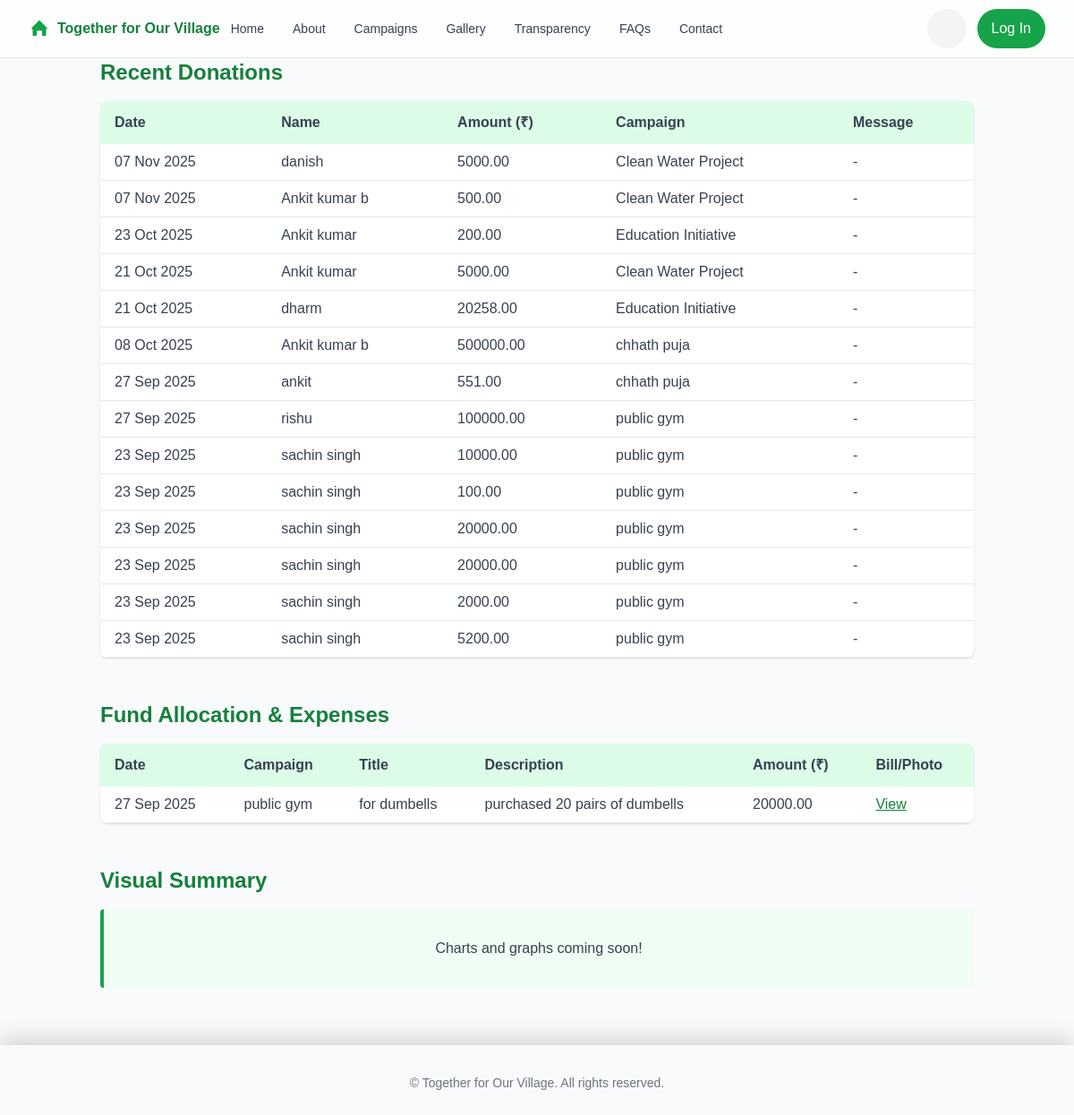
Page /fund-usage/ on the committed database.
### features/models.py (models this page shows, shortened)
class Donation(models.Model):
    PAYMENT_METHODS = [
        ("CASH", "Cash"),
        ("UPI", "UPI"),
        ("BANK_TRANSFER", "Bank Transfer"),
    ]
    STATUS_CHOICES = [
        ("PENDING", "Pending"),
        ("COMPLETED", "Completed"),
        ("FAILED", "Failed"),
    ]
    donor = models.ForeignKey(settings.AUTH_USER_MODEL, on_delete=models.CASCADE)
    campaign = models.ForeignKey(Campaign, on_delete=models.CASCADE)
    amount = models.DecimalField(max_digits=10, decimal_places=2)
    payment_method = models.CharField(max_length=20, choices=PAYMENT_METHODS)
    transaction_id = models.CharField(max_length=100, blank=True, null=True)
    status = models.CharField(max_length=20, choices=STATUS_CHOICES, default="PENDING")
    donation_date = models.DateTimeField(auto_now_add=True)
    anonymous = models.BooleanField(default=False)
    message = models.TextField(blank=True, null=True)

class Campaign(models.Model):
    title = models.CharField(max_length=200)
    description = models.TextField()
    target_amount = models.DecimalField(max_digits=10, decimal_places=2)
    collected_amount = models.DecimalField(max_digits=10, decimal_places=2, default=0)
    start_date = models.DateField()
    end_date = models.DateField()
    is_active = models.BooleanField(default=True)
    created_at = models.DateTimeField(auto_now_add=True)
    image = models.ImageField(upload_to="campaign_images/", null=True, blank=True)

class Expense(models.Model):
    campaign = models.ForeignKey(Campaign, on_delete=models.CASCADE)
    title = models.CharField(max_length=200)
    description = models.TextField()
    amount = models.DecimalField(max_digits=10, decimal_places=2)
    date = models.DateField()
    receipt = models.FileField(upload_to="expense_receipts/", null=True, blank=True)
    approved_by = models.ForeignKey(
        settings.AUTH_USER_MODEL, on_delete=models.SET_NULL, null=True
    )
    created_at = models.DateTimeField(auto_now_add=True)

### accounts/models.py (models this page shows, shortened)
class CustomUser(AbstractUser):
    username = None
    email = models.EmailField(unique=True)
    full_name = models.CharField(max_length=255)
    is_active = models.BooleanField(default=False)
    failed_login_attempts = models.IntegerField(default=0)
    last_failed_login = models.DateTimeField(null=True, blank=True)
    USERNAME_FIELD = "email"
    REQUIRED_FIELDS = ["full_name"]
    objects = CustomUserManager()

### features/views.py (the view)
# urls.py: path("fund-usage/", views.fund_usage, name="fund_usage"),
def fund_usage(request):
    donations = Donation.objects.filter(status="COMPLETED").order_by("-donation_date")[
        :50
    ]
    expenses = Expense.objects.all().order_by("-date")[:50]
    return render(
        request,
        "features/fund_usage.html",
        {"donations": donations, "expenses": expenses},
    )

### features/templates/features/fund_usage.html (shortened to what this page needs)
{% extends 'features/base.html' %}
{% block content %}
<div class="container mx-auto px-6 mb-12">
    <h2 class="text-2xl font-bold text-green-700 mb-4">Recent Donations</h2>
    <div class="overflow-x-auto rounded-lg shadow">
        <table class="min-w-full bg-white text-left text-gray-700">
            <thead class="bg-green-100">
                <tr>
                    <th class="py-3 px-4">Date</th>
                    <th class="py-3 px-4">Name</th>
                    <th class="py-3 px-4">Amount (₹)</th>
                    <th class="py-3 px-4">Campaign</th>
                    <th class="py-3 px-4">Message</th>
                </tr>
            </thead>
            <tbody>
                {% for donation in donations %}
                <tr class="border-b">
                    <td class="py-2 px-4">{{ donation.donation_date|date:"d M Y" }}</td>
                    <td class="py-2 px-4">{{ donation.donor.full_name }}</td>
                    <td class="py-2 px-4">{{ donation.amount }}</td>
                    <td class="py-2 px-4">{{ donation.campaign.title }}</td>
                    <td class="py-2 px-4">{{ donation.message|default:"-" }}</td>
                </tr>
                {% empty %}
                <tr>
                    <td colspan="5" class="text-center py-4">No donations yet.</td>
                </tr>
                {% endfor %}
            </tbody>
        </table>
    </div>
</div>
<div class="container mx-auto px-6 mb-12">
    <h2 class="text-2xl font-bold text-green-700 mb-4">Fund Allocation & Expenses</h2>
    <div class="overflow-x-auto rounded-lg shadow">
        <table class="min-w-full bg-white text-left text-gray-700">
            <thead class="bg-green-100">
                <tr>
                    <th class="py-3 px-4">Date</th>
                    <th class="py-3 px-4">Campaign</th>
                    <th class="py-3 px-4">Title</th>
                    <th class="py-3 px-4">Description</th>
                    <th class="py-3 px-4">Amount (₹)</th>
                    <th class="py-3 px-4">Bill/Photo</th>
                </tr>
            </thead>
            <tbody>
                {% for expense in expenses %}
                <tr class="border-b">
                    <td class="py-2 px-4">{{ expense.date|date:"d M Y" }}</td>
                    <td class="py-2 px-4">{{ expense.campaign.title }}</td>
                    <td class="py-2 px-4">{{ expense.title }}</td>
                    <td class="py-2 px-4">{{ expense.description|truncatewords:10 }}</td>
                    <td class="py-2 px-4">{{ expense.amount }}</td>
                    <td class="py-2 px-4">
                        {% if expense.receipt %}
                        <a href="{{ expense.receipt.url }}" target="_blank" class="text-green-700 underline">View</a>
                        {% else %}
                        -
                        {% endif %}
                    </td>
                </tr>
                {% empty %}
                <tr>
                    <td colspan="6" class="text-center py-4">No expenses recorded yet.</td>
                </tr>
                {% endfor %}
            </tbody>
        </table>
    </div>
</div>
<div class="container mx-auto px-6">
    <h2 class="text-2xl font-bold text-green-700 mb-4">Visual Summary</h2>
    <div class="bg-green-50 border-l-4 border-green-600 p-8 rounded text-center text-gray-700">
        <p>Charts and graphs coming soon!</p>
    </div>
</div>
{% endblock %}

### static/css/custom.css (style rules this page uses)
body { font-family: 'Poppins', sans-serif; }
* { transition: color 0.2s ease, background-color 0.2s ease, border-color 0.2s ease, box-shadow 0.2s ease, transform 0.2s ease; }
html:not(.dark) { background-color: #f9fafb; }

### rows in the picture
Donation: donation_date "07 Nov 2025", donor.full_name "danish", amount "5000.00", campaign "Clean Water Project", message "-"
Donation: donation_date "07 Nov 2025", donor.full_name "Ankit kumar b", amount "500.00", campaign "Clean Water Project", message "-"
Donation: donation_date "23 Oct 2025", donor.full_name "Ankit kumar", amount "200.00", campaign "Education Initiative", message "-"
Donation: donation_date "21 Oct 2025", donor.full_name "Ankit kumar", amount "5000.00", campaign "Clean Water Project", message "-"
Donation: donation_date "21 Oct 2025", donor.full_name "dharm", amount "20258.00", campaign "Education Initiative", message "-"
Donation: donation_date "08 Oct 2025", donor.full_name "Ankit kumar b", amount "500000.00", campaign "chhath puja", message "-"
Donation: donation_date "27 Sep 2025", donor.full_name "ankit", amount "551.00", campaign "chhath puja", message "-"
Donation: donation_date "27 Sep 2025", donor.full_name "rishu", amount "100000.00", campaign "public gym", message "-"
Donation: donation_date "23 Sep 2025", donor.full_name "sachin singh", amount "10000.00", campaign "public gym", message "-"
Donation: donation_date "23 Sep 2025", donor.full_name "sachin singh", amount "100.00", campaign "public gym", message "-"
Donation: donation_date "23 Sep 2025", donor.full_name "sachin singh", amount "20000.00", campaign "public gym", message "-"
Donation: donation_date "23 Sep 2025", donor.full_name "sachin singh", amount "20000.00", campaign "public gym", message "-"
Donation: donation_date "23 Sep 2025", donor.full_name "sachin singh", amount "2000.00", campaign "public gym", message "-"
Donation: donation_date "23 Sep 2025", donor.full_name "sachin singh", amount "5200.00", campaign "public gym", message "-"
Expense: date "27 Sep 2025", campaign "public gym", title "for dumbells", description "purchased 20 pairs of dumbells", amount "20000.00"
